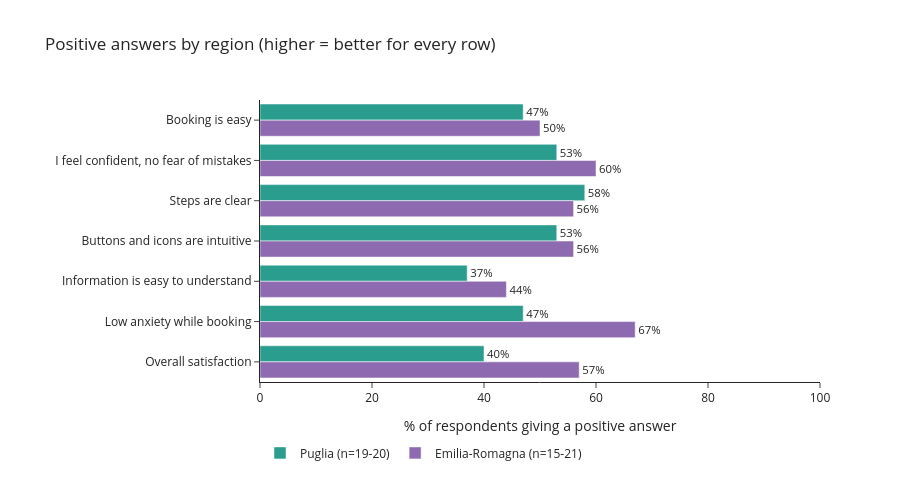

Here is the notebook cell this chart was saved with:
### Markdown cell above
## 3. Usability scores (Likert 1-5), by region

### Code cell
REGION_COLORS = {"Puglia": "#2a9d8f", "Emilia-Romagna": "#8e6bb0"}

ITEMS = {                      # column: (label, which answers count as "good")
    "l_easy":        ("Booking is easy", "high"),
    "l_confident":   ("I feel confident, no fear of mistakes", "high"),
    "l_clear_steps": ("Steps are clear", "high"),
    "l_icons":       ("Buttons and icons are intuitive", "high"),
    "l_info":        ("Information is easy to understand", "high"),
    "anxiety":       ("Low anxiety while booking", "low"),
    "satisfaction":  ("Overall satisfaction", "high"),
}

rows = []
for col, (label, good) in ITEMS.items():
    for r in ["Puglia", "Emilia-Romagna"]:
        s = df.loc[df["region"] == r, col].dropna()
        share = (s >= 4).mean() if good == "high" else (s <= 2).mean()
        rows.append({"item": label, "region": r, "pct": round(share * 100), "n": len(s)})
plot_df = pd.DataFrame(rows)

fig = go.Figure()
for r in ["Puglia", "Emilia-Romagna"]:
    d = plot_df[plot_df["region"] == r]
    fig.add_trace(go.Bar(y=d["item"], x=d["pct"], orientation="h",
                         name=f"{r} (n={d['n'].min()}-{d['n'].max()})",
                         marker_color=REGION_COLORS[r],
                         text=d["pct"].astype(str) + "%", textposition="outside",
                         hovertemplate="%{y}<br>" + r + ": %{x}%<extra></extra>"))
fig.update_yaxes(autorange="reversed")
fig.update_xaxes(range=[0, 100], title_text="% of respondents giving a positive answer")
fig.update_layout(barmode="group", height=480, width=900, template="simple_white",
                  margin=dict(l=260), legend=dict(orientation="h", y=-0.2),
                  title="Positive answers by region (higher = better for every row)")
fig.show()

### Figure 1 — Plotly figure (JSON) as saved in the notebook; plotly's stock layout.template omitted (floating-point values rounded to 4 significant figures)
{"data": [{"hovertemplate": "%{y}<br>Puglia: %{x}%<extra></extra>", "marker": {"color": "#2a9d8f"}, "name": "Puglia (n=19-20)", "orientation": "h", "text": ["47%", "53%", "58%", "53%", "37%", "47%", "40%"], "textposition": "outside", "type": "bar", "x": [47, 53, 58, 53, 37, 47, 40], "y": ["Booking is easy", "I feel confident, no fear of mistakes", "Steps are clear", "Buttons and icons are intuitive", "Information is easy to understand", "Low anxiety while booking", "Overall satisfaction"]}, {"hovertemplate": "%{y}<br>Emilia-Romagna: %{x}%<extra></extra>", "marker": {"color": "#8e6bb0"}, "name": "Emilia-Romagna (n=15-21)", "orientation": "h", "text": ["50%", "60%", "56%", "56%", "44%", "67%", "57%"], "textposition": "outside", "type": "bar", "x": [50, 60, 56, 56, 44, 67, 57], "y": ["Booking is easy", "I feel confident, no fear of mistakes", "Steps are clear", "Buttons and icons are intuitive", "Information is easy to understand", "Low anxiety while booking", "Overall satisfaction"]}], "layout": {"barmode": "group", "height": 480, "legend": {"orientation": "h", "y": -0.2}, "margin": {"l": 260}, "title": {"text": "Positive answers by region (higher = better for every row)"}, "width": 900, "xaxis": {"range": [0, 100], "title": {"text": "% of respondents giving a positive answer"}}, "yaxis": {"autorange": "reversed"}}}
